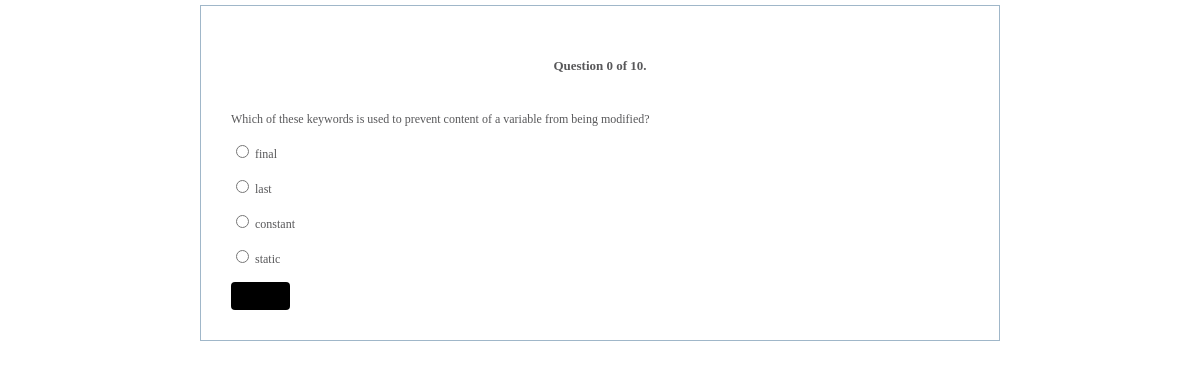
The page /questions.php on the database its author committed.
### tables this page shows
CREATE TABLE IF NOT EXISTS `questions` (
  `qno` int(3) NOT NULL AUTO_INCREMENT,
  `ques` text,
  `a` text,
  `b` text,
  `c` text,
  `d` text,
  `ans` varchar(20) DEFAULT NULL,
  PRIMARY KEY (`qno`)
);

### questions.php (the view, shortened to what this page needs)
<?php
require_once("includes/connection.php");
extract($_REQUEST);
$number = (int) $_GET['n'];
$servedQuestions = array();
while(count($servedQuestions) <= 9) {
    $n1 = mt_rand(1,140);
	$q = mysqli_query($connection,"select * from questions WHERE qno = '".$n1."'");
    $servedQuestions[] = $n1;
}
$a=mysqli_fetch_array($q);
?>
<!DOCTYPE html>
<html>
<head>
<link rel="stylesheet" href="StyleSheet.css" type="text/css">
</head>
<body bgcolor="#FFFFFF" topmargin=5 leftmargin=5 marginheight=5 marginwidth=5>
 <form name="MainForm" method="post" action="result.php" onSubmit="return(ValidateForm());">
	<div id="Content">
	<br /><br />
	<h1>Question <?php echo $number;?> of 10. </h1>
      <br /><br />
		<?php echo $a[1]?>
		<br /><br />
			  <input type="radio" name="question" value="a" />
              <?php echo $a[2]?>
			  <br /><br />
			  <input type="radio" name="question" value="b" />
              <?php echo $a[3]?></label>
        	  <br /><br />
		      <input type="radio" name="question" value="c" />
              <?php echo $a[4]?>
		      <br /><br />
			  <input type="radio" name="question" value="d" />
              <?php echo $a[5]?>
		      <br /><br />
			  <input class='submit'type="submit"   	value="Submit" name="Submit" 	/>
		  </div>
		  </form>
</body>
</html>

### StyleSheet.css (style rules this page uses)
H1 { text-align: center; font-family: Verdana; font-size: 13px; color: #58585A; }
body { text-align: center; user-select:none; }
#Content { background-color: #FFFFFF; text-align: left; position: relative; top: 0px; padding-left: 30px; padding-right: 30px; padding-bottom: 30px; padding-top: 13px; border: 1px solid #A0B7C9; font-family: Verdana; font-size: 12px; color: #58585A; margin: 0 auto; max-width: 800px; box-sizing: border-box; width: 100%; overflow: hidden; }
input.submit { -moz-user-select: none; background-color: threedlightshadow; border: 1px solid transparent; border-radius: 4px; cursor: pointer; display: inline-block; font-size: 12px; font-weight: 400; line-height: 1.42857; margin-bottom: 0; padding: 4px 10px; text-align: center; vertical-align: middle; white-space: nowrap; }

### rows shown on the page
questions: ques "Which of these keywords is used to prevent content of a variable from being modified?", a "final", b "last", c "constant", d "static"

### other values the page prints
$number "0"
